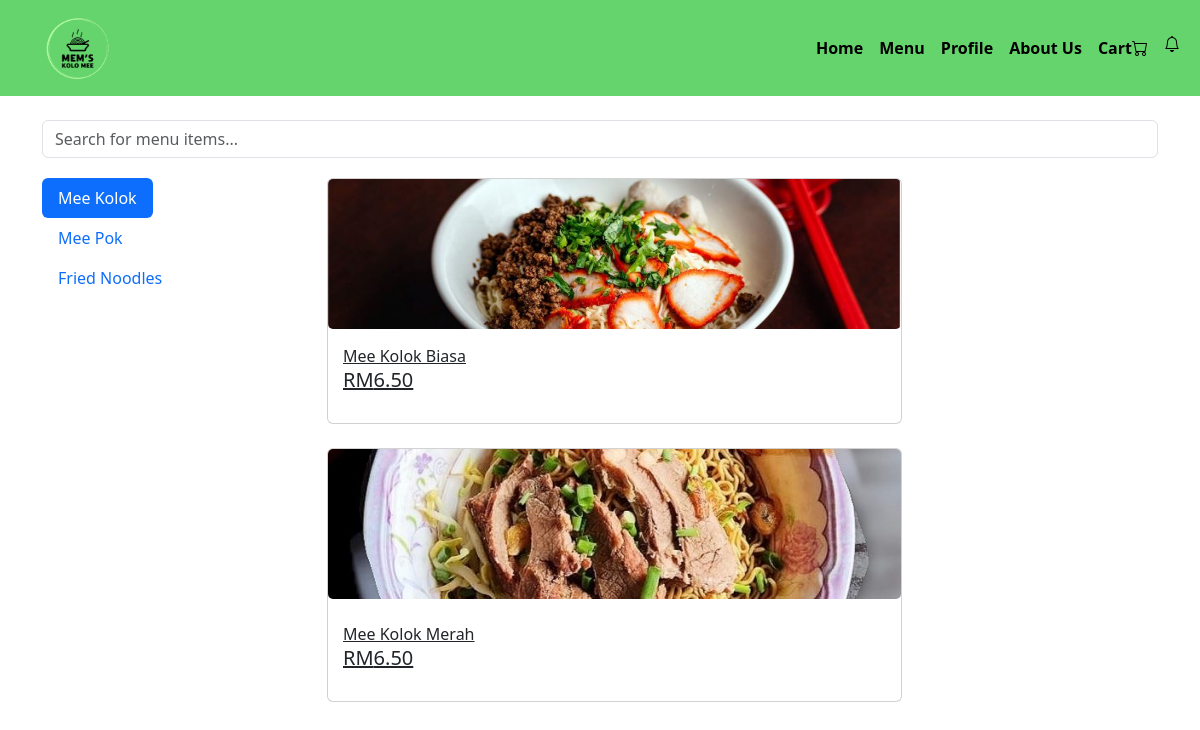
Page /menu.php on the committed database.
### tables this page shows
CREATE TABLE `Noodles` (
  `id` int(11) NOT NULL,
  `type` varchar(20) NOT NULL,
  `name` varchar(255) NOT NULL,
  `description` text DEFAULT NULL,
  `price` decimal(10,2) NOT NULL,
  `status` text NOT NULL,
  `image_url` varchar(255) DEFAULT NULL,
  `created_at` timestamp NOT NULL DEFAULT current_timestamp()
);

### menu.php (the view, shortened to what this page needs)
<?php include ("navbar.php"); ?>
<?php
$servername = "sql200.infinityfree.com";
$username = "if0_37998389";
$password = "7DN2oOJqZn4oAk5";
$dbname = "if0_37998389_MemsKoloMee";
$conn = new mysqli($servername, $username, $password, $dbname);
$menuItem1 = $conn->query("SELECT id, name, price FROM Noodles WHERE id='1'")->fetch_assoc();
$menuItem2 = $conn->query("SELECT id, name, price FROM Noodles WHERE id='6'")->fetch_assoc();
?>
<!DOCTYPE html>
<html lang="en">
<head>
    <link href="https://cdn.jsdelivr.net/npm/bootstrap@5.3.0/dist/css/bootstrap.min.css" rel="stylesheet">
</head>
<body>
    <div class="container mt-4">
        <div class="row search-bar">
            <div class="col">
                <input type="text" id="menuSearch" class="form-control" placeholder="Search for menu items...">
            </div>
        </div>
        <div class="row">
            <div class="col-md-3">
                <ul class="nav flex-column nav-pills" id="categoryTabs" role="tablist">
                    <li class="nav-item">
                        <button class="nav-link active" id="mee-kolok-tab" data-bs-toggle="pill" data-bs-target="#mee-kolok" role="tab" aria-controls="mee-kolok"       aria-selected="true">Mee Kolok</button>
                    </li>
                    <li class="nav-item">
                        <button class="nav-link" id="mee-pok-tab" data-bs-toggle="pill" data-bs-target="#mee-pok" role="tab" aria-controls="mee-pok" aria-selected="false">Mee Pok</button>
                    </li>
                    <li class="nav-item">
                        <button class="nav-link" id="fried-noodles-tab" data-bs-toggle="pill" data-bs-target="#fried-noodles" role="tab" aria-controls="fried-noodles" aria-selected="false">Fried Noodles</button>
                    </li>
                </ul>
            </div>
            <div class="col-md-9">
                <div class="tab-content" id="categoryTabsContent">
                    <div class="tab-pane fade show active" id="mee-kolok" role="tabpanel" aria-labelledby="mee-kolok-tab">
                        <div class="row">
                            <div class="col-md-6 mb-4 menu-item" data-category="Mee Kolok">
                                <div class="card">
                                    <img src="images/meekolokchic.JPG" class="menu-image card-img-top" alt="Mee Kolok 1">
                                    <div class="card-body">
                                        <a href = "productKolo.php" h5 class="card-title"><?= htmlspecialchars($menuItem1['name']) ?></h5>
                                        <h5>RM<?= number_format($menuItem1['price'], 2) ?></h5>
                                    </div>
                                </div>
                            </div>
                            <div class="col-md-6 mb-4 menu-item" data-category="Mee Kolok">
                                <div class="card">
                                    <img src="images/meekolokbeef.jpg" class="menu-image card-img-top" alt="Mee Kolok 2">
                                    <div class="card-body">
                                        <a href = "productKoloMerah.php" h5 class="card-title"><?= htmlspecialchars($menuItem2['name']) ?></h5>
                                        <h5>RM<?= number_format($menuItem2['price'], 2) ?></h5>
                                    </div>
                                </div>
                            </div>
                        </div>
                    </div>
                </div>
            </div>
        </div>
    </div>
</body>
</html>

### navbar.php (shortened to what this page needs)
<link href="https://cdn.jsdelivr.net/npm/bootstrap-icons/font/bootstrap-icons.css" rel="stylesheet">
<link href="https://cdn.jsdelivr.net/npm/bootstrap@5.3.0/dist/css/bootstrap.min.css" rel="stylesheet">
<nav class="navbar navbar-expand-lg navbar-dark" style="background-color: #0EBC17A1;">
  <div class="container-fluid">
      <img src="images/MemLogo.png" alt="Logo" class="img-fluid" style="width: 100px; height: auto;">
      <div class="collapse navbar-collapse" id="navbarNav">
          <ul class="navbar-nav ms-auto">
              <li class="nav-item">
                  <a class="nav-link" href="index.php">Home</a>
              </li>
              <li class="nav-item">
                  <a class="nav-link" href="menu.php">Menu</a>
              </li>
              <li class="nav-item">
                  <a class="nav-link" href="profile.php">Profile</a>
              </li>
              <li class="nav-item">
                  <a class="nav-link active" href="aboutus.php">About Us</a>
              </li>
              <li class="nav-item">
                <a href="cart.php" class="nav-link"> Cart<i class="bi bi-cart"></i></a>
              </li>
              <li class="nav-item">
                <a href="notifications.php" class="nav-link position-relative"><i class="bi bi-bell"></i></a>
              </li>
          </ul>
      </div>
  </div>
</nav>

### navbar.php (style rules this page uses)
.navbar-dark .navbar-nav .nav-link, .navbar-dark .navbar-brand { color: black !important; font-weight: bold !important; }
.navbar { min-height: 80px; }

### menu.php (style rules this page uses)
.menu-image { width: 100%; height: 150px; object-fit: cover; border-radius: 5px; }
.card-body { padding: 15px; }
.col-md-6 { flex: 0 0 70%; max-width: 70%; }
.search-bar { margin-bottom: 20px; }

### rows in the picture
noodles: name "Mee Kolok Biasa", price "6.50"
noodles: name "Mee Kolok Merah", price "6.50"
